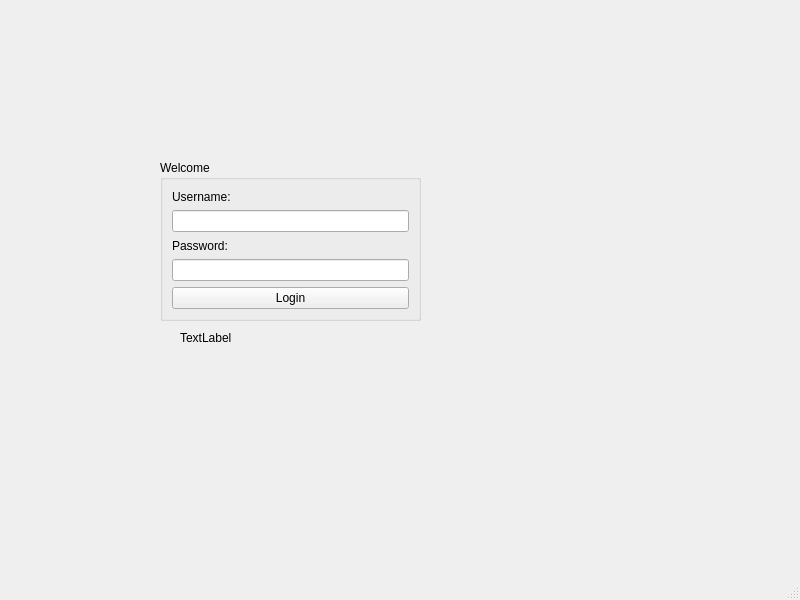
<?xml version="1.0" encoding="UTF-8"?>
<ui version="4.0">
 <class>database</class>
 <widget class="QMainWindow" name="database">
  <property name="geometry">
   <rect>
    <x>0</x>
    <y>0</y>
    <width>800</width>
    <height>600</height>
   </rect>
  </property>
  <property name="windowTitle">
   <string>MainWindow</string>
  </property>
  <widget class="QWidget" name="centralwidget">
   <widget class="QGroupBox" name="groupBox">
    <property name="geometry">
     <rect>
      <x>160</x>
      <y>160</y>
      <width>261</width>
      <height>161</height>
     </rect>
    </property>
    <property name="title">
     <string>Welcome</string>
    </property>
    <layout class="QVBoxLayout" name="verticalLayout_2">
     <item>
      <layout class="QVBoxLayout" name="verticalLayout">
       <item>
        <widget class="QLabel" name="label_2">
         <property name="text">
          <string>Username:</string>
         </property>
        </widget>
       </item>
       <item>
        <widget class="QLineEdit" name="lineEdit_username"/>
       </item>
       <item>
        <widget class="QLabel" name="label_3">
         <property name="text">
          <string>Password:</string>
         </property>
        </widget>
       </item>
       <item>
        <widget class="QLineEdit" name="lineEdit_password"/>
       </item>
       <item>
        <widget class="QPushButton" name="pushButton">
         <property name="text">
          <string>Login</string>
         </property>
        </widget>
       </item>
      </layout>
     </item>
    </layout>
   </widget>
   <widget class="QLabel" name="label_status">
    <property name="geometry">
     <rect>
      <x>180</x>
      <y>330</y>
      <width>181</width>
      <height>16</height>
     </rect>
    </property>
    <property name="text">
     <string>TextLabel</string>
    </property>
   </widget>
  </widget>
  <widget class="QMenuBar" name="menubar">
   <property name="geometry">
    <rect>
     <x>0</x>
     <y>0</y>
     <width>800</width>
     <height>24</height>
    </rect>
   </property>
  </widget>
  <widget class="QStatusBar" name="statusbar"/>
 </widget>
 <resources/>
 <connections/>
</ui>
